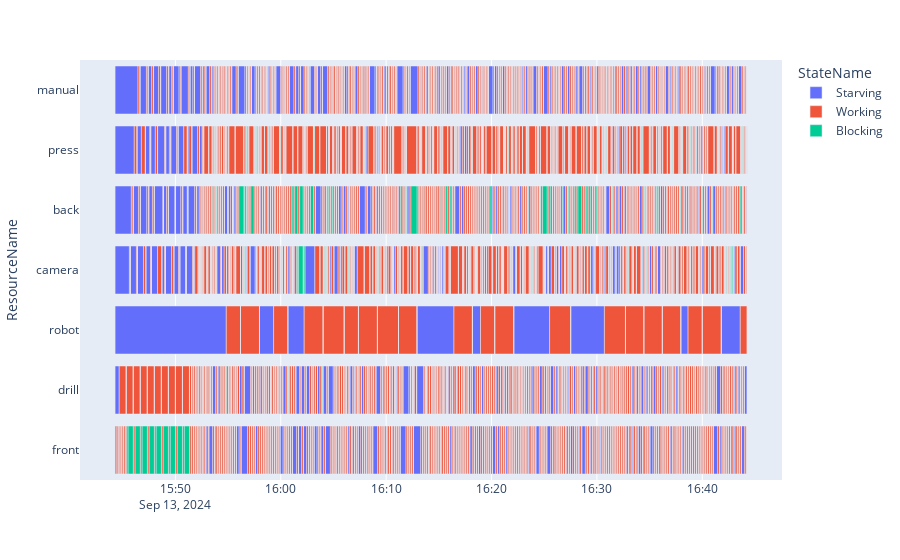

Notebook code for this chart:
### Code cell
import warnings
warnings.filterwarnings("ignore", category=pd.errors.SettingWithCopyWarning)
Entity.reset_id_counter()
s,b = batchCreate(0,numJobs=10,return_both=True) #batchedExp serve per inizializzare 
print(s)
lab=Lab(b)
lab.gate.Store.items=copy.copy(s)
#inserisco ipotetiche righe messe sotto il commento
lab.run(3600)
df = pd.DataFrame(lab.env.state_log, columns=["Resource","ResourceName","State","StateName","Entity","?","timeIn","timeOut"])
df= df.loc[df.ResourceName.isin(["front","drill","robot","camera","back","press","manual"])]
fig = utils.createGantt(df)
fig.show()

### Figure 1 — Plotly figure (JSON) as saved in the notebook; plotly's stock layout.template omitted (floating-point values rounded to 4 significant figures; data arrays with more than 128 entries replaced by an {"elided": "..."} marker saying what was removed)
{"data": [{"alignmentgroup": "True", "base": {"elided": "1398 str values"}, "hovertemplate": "StateName=Starving<br>timeIn=%{base}<br>timeOut=%{x}<br>ResourceName=%{y}<extra></extra>", "legendgroup": "Starving", "marker": {"color": "#636efa", "pattern": {"shape": ""}}, "name": "Starving", "offsetgroup": "Starving", "orientation": "h", "showlegend": true, "textposition": "auto", "type": "bar", "x": {"elided": "1398 float values"}, "xaxis": "x", "y": {"elided": "1398 str values"}, "yaxis": "y"}, {"alignmentgroup": "True", "base": {"elided": "1396 str values"}, "hovertemplate": "StateName=Working<br>timeIn=%{base}<br>timeOut=%{x}<br>ResourceName=%{y}<extra></extra>", "legendgroup": "Working", "marker": {"color": "#EF553B", "pattern": {"shape": ""}}, "name": "Working", "offsetgroup": "Working", "orientation": "h", "showlegend": true, "textposition": "auto", "type": "bar", "x": {"elided": "1396 float values"}, "xaxis": "x", "y": {"elided": "1396 str values"}, "yaxis": "y"}, {"alignmentgroup": "True", "base": {"elided": "1391 str values"}, "hovertemplate": "StateName=Blocking<br>timeIn=%{base}<br>timeOut=%{x}<br>ResourceName=%{y}<extra></extra>", "legendgroup": "Blocking", "marker": {"color": "#00cc96", "pattern": {"shape": ""}}, "name": "Blocking", "offsetgroup": "Blocking", "orientation": "h", "showlegend": true, "textposition": "auto", "type": "bar", "x": {"elided": "1391 float values"}, "xaxis": "x", "y": {"elided": "1391 str values"}, "yaxis": "y"}], "layout": {"barmode": "overlay", "legend": {"title": {"text": "StateName"}, "tracegroupgap": 0}, "margin": {"t": 60}, "xaxis": {"anchor": "y", "domain": [0, 1], "type": "date"}, "yaxis": {"anchor": "x", "domain": [0, 1], "title": {"text": "ResourceName"}}}}
